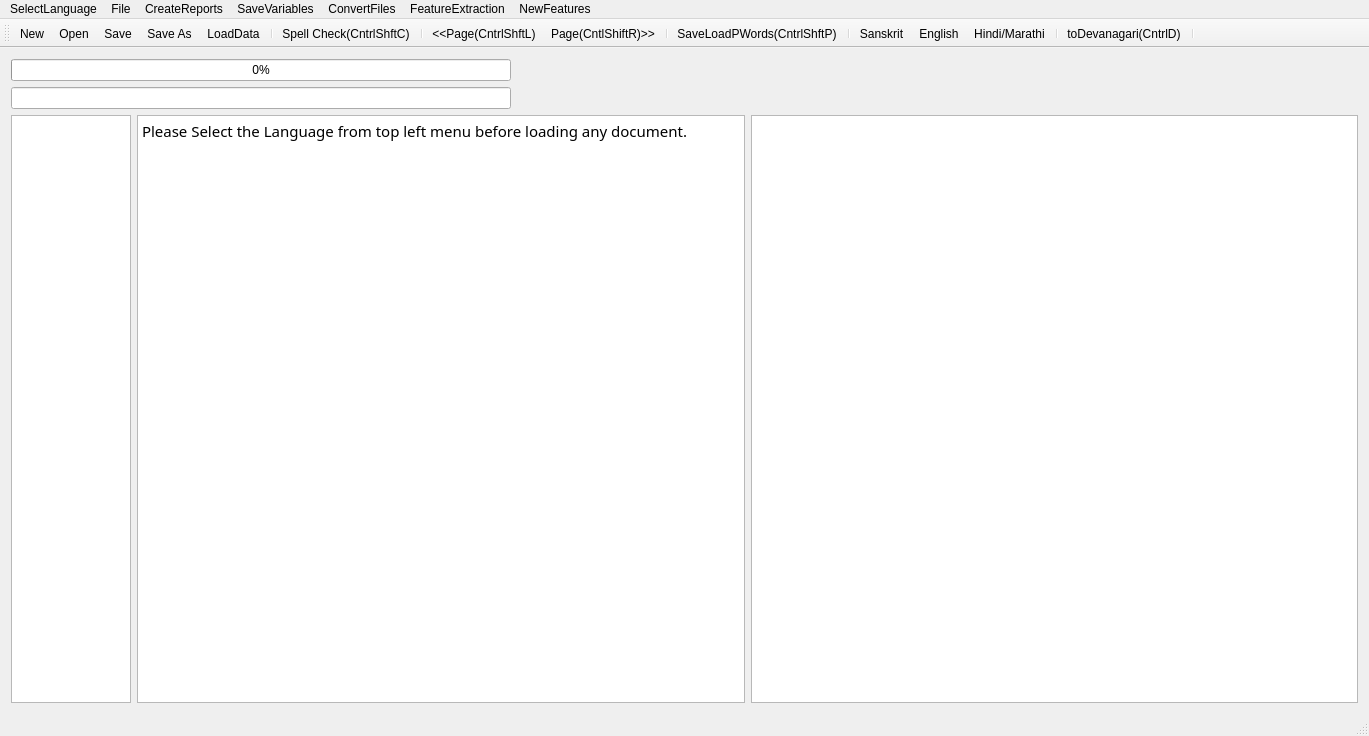
<?xml version="1.0" encoding="UTF-8"?>
<ui version="4.0">
 <class>MainWindow</class>
 <widget class="QMainWindow" name="MainWindow">
  <property name="geometry">
   <rect>
    <x>0</x>
    <y>0</y>
    <width>1369</width>
    <height>736</height>
   </rect>
  </property>
  <property name="mouseTracking">
   <bool>true</bool>
  </property>
  <property name="windowTitle">
   <string>MainWindow</string>
  </property>
  <widget class="QWidget" name="centralWidget">
   <layout class="QVBoxLayout" name="verticalLayout">
    <item>
     <widget class="QProgressBar" name="progressBar">
      <property name="maximumSize">
       <size>
        <width>500</width>
        <height>16777215</height>
       </size>
      </property>
      <property name="value">
       <number>0</number>
      </property>
      <property name="alignment">
       <set>Qt::AlignRight|Qt::AlignTrailing|Qt::AlignVCenter</set>
      </property>
     </widget>
    </item>
    <item>
     <widget class="QLineEdit" name="lineEdit">
      <property name="maximumSize">
       <size>
        <width>500</width>
        <height>16777215</height>
       </size>
      </property>
     </widget>
    </item>
    <item>
     <layout class="QHBoxLayout" name="horizontalLayout">
      <item>
       <widget class="QTextEdit" name="textEdit">
        <property name="maximumSize">
         <size>
          <width>120</width>
          <height>16777215</height>
         </size>
        </property>
        <property name="font">
         <font>
          <family>FreeSans</family>
          <italic>true</italic>
         </font>
        </property>
        <property name="sizeAdjustPolicy">
         <enum>QAbstractScrollArea::AdjustToContents</enum>
        </property>
        <property name="readOnly">
         <bool>true</bool>
        </property>
       </widget>
      </item>
      <item>
       <widget class="QTextBrowser" name="textBrowser">
        <property name="font">
         <font>
          <family>Shobhika</family>
          <pointsize>16</pointsize>
          <italic>false</italic>
         </font>
        </property>
        <property name="mouseTracking">
         <bool>true</bool>
        </property>
        <property name="sizeAdjustPolicy">
         <enum>QAbstractScrollArea::AdjustToContents</enum>
        </property>
        <property name="undoRedoEnabled">
         <bool>true</bool>
        </property>
        <property name="readOnly">
         <bool>false</bool>
        </property>
        <property name="html">
         <string>&lt;!DOCTYPE HTML PUBLIC &quot;-//W3C//DTD HTML 4.0//EN&quot; &quot;http://www.w3.org/TR/REC-html40/strict.dtd&quot;&gt;
&lt;html&gt;&lt;head&gt;&lt;meta name=&quot;qrichtext&quot; content=&quot;1&quot; /&gt;&lt;meta charset=&quot;utf-8&quot; /&gt;&lt;style type=&quot;text/css&quot;&gt;
p, li { white-space: pre-wrap; }
hr { height: 1px; border-width: 0; }
li.unchecked::marker { content: &quot;\2610&quot;; }
li.checked::marker { content: &quot;\2612&quot;; }
&lt;/style&gt;&lt;/head&gt;&lt;body style=&quot; font-family:'Shobhika'; font-size:16pt; font-weight:400; font-style:normal;&quot;&gt;
&lt;p style=&quot; margin-top:0px; margin-bottom:0px; margin-left:0px; margin-right:0px; -qt-block-indent:0; text-indent:0px;&quot;&gt;&lt;span style=&quot; font-family:'Ubuntu'; font-size:11pt;&quot;&gt;Please Select the Language from top left menu before loading any document.&lt;/span&gt;&lt;/p&gt;&lt;/body&gt;&lt;/html&gt;</string>
        </property>
        <property name="acceptRichText">
         <bool>true</bool>
        </property>
        <property name="textInteractionFlags">
         <set>Qt::LinksAccessibleByKeyboard|Qt::LinksAccessibleByMouse|Qt::TextBrowserInteraction|Qt::TextEditable|Qt::TextEditorInteraction|Qt::TextSelectableByKeyboard|Qt::TextSelectableByMouse</set>
        </property>
       </widget>
      </item>
      <item>
       <widget class="QGraphicsView" name="graphicsView">
        <property name="sizeAdjustPolicy">
         <enum>QAbstractScrollArea::AdjustIgnored</enum>
        </property>
        <property name="alignment">
         <set>Qt::AlignCenter</set>
        </property>
        <property name="dragMode">
         <enum>QGraphicsView::ScrollHandDrag</enum>
        </property>
        <property name="transformationAnchor">
         <enum>QGraphicsView::AnchorViewCenter</enum>
        </property>
        <property name="resizeAnchor">
         <enum>QGraphicsView::AnchorViewCenter</enum>
        </property>
       </widget>
      </item>
     </layout>
    </item>
   </layout>
   <zorder>lineEdit</zorder>
   <zorder>progressBar</zorder>
  </widget>
  <widget class="QMenuBar" name="menuBar">
   <property name="geometry">
    <rect>
     <x>0</x>
     <y>0</y>
     <width>1369</width>
     <height>24</height>
    </rect>
   </property>
   <widget class="QMenu" name="menuOCR_Correction_Window">
    <property name="title">
     <string>File</string>
    </property>
    <addaction name="actionNew"/>
    <addaction name="actionOpen"/>
    <addaction name="actionSave"/>
    <addaction name="actionSave_As"/>
    <addaction name="actionSpell_Check"/>
    <addaction name="actionLoad_Next_Page"/>
    <addaction name="actionLoad_Prev_Page"/>
    <addaction name="separator"/>
    <addaction name="actionLoadGDocPage"/>
    <addaction name="actionToDevanagari"/>
    <addaction name="actionLoadData"/>
    <addaction name="actionLoadDict"/>
    <addaction name="actionLoadOCRWords"/>
    <addaction name="actionLoadDomain"/>
    <addaction name="actionLoadSubPS"/>
    <addaction name="actionLoadConfusions"/>
    <addaction name="actionSugg"/>
    <addaction name="actionToSlp1"/>
   </widget>
   <widget class="QMenu" name="menuCreateReports">
    <property name="title">
     <string>CreateReports</string>
    </property>
    <addaction name="actionCreateBest2OCR"/>
    <addaction name="actionCreateSuggestionLog"/>
    <addaction name="actionCreateSuggestionLogNearestPriority"/>
    <addaction name="actionErrorDetectionRep"/>
    <addaction name="actionErrorDetectWithoutAdaptation"/>
    <addaction name="actionErrorDetectionRepUniq"/>
   </widget>
   <widget class="QMenu" name="menuSaveVariables">
    <property name="title">
     <string>SaveVariables</string>
    </property>
    <addaction name="actionCPair"/>
    <addaction name="actionPrimarySecOCRPair"/>
    <addaction name="actionCPairIEROcrVsCorrect"/>
    <addaction name="actionCPairGEROcrVsCorrect"/>
   </widget>
   <widget class="QMenu" name="menuConvertFiles">
    <property name="title">
     <string>ConvertFiles</string>
    </property>
    <addaction name="actionToSlp1_2"/>
    <addaction name="actionToDev"/>
    <addaction name="actionExtractDev"/>
    <addaction name="actionEditDistRep"/>
    <addaction name="actionConfusionFreqHist"/>
    <addaction name="actionFilterOutGT50EditDisPairs"/>
   </widget>
   <widget class="QMenu" name="menuFeatureExtraction">
    <property name="title">
     <string>FeatureExtraction</string>
    </property>
    <addaction name="actionPrepareFeatures"/>
   </widget>
   <widget class="QMenu" name="menuSelectLanguage">
    <property name="title">
     <string>SelectLanguage</string>
    </property>
    <addaction name="actionSanskrit"/>
    <addaction name="actionHindi"/>
    <addaction name="actionEnglish"/>
   </widget>
   <widget class="QMenu" name="menuNewFeatures">
    <property name="title">
     <string>NewFeatures</string>
    </property>
    <addaction name="actionBold_Unbold"/>
    <addaction name="actionSuperscript"/>
    <addaction name="actionSubscript"/>
   </widget>
   <addaction name="menuSelectLanguage"/>
   <addaction name="menuOCR_Correction_Window"/>
   <addaction name="menuCreateReports"/>
   <addaction name="menuSaveVariables"/>
   <addaction name="menuConvertFiles"/>
   <addaction name="menuFeatureExtraction"/>
   <addaction name="menuNewFeatures"/>
  </widget>
  <widget class="QToolBar" name="mainToolBar">
   <attribute name="toolBarArea">
    <enum>TopToolBarArea</enum>
   </attribute>
   <attribute name="toolBarBreak">
    <bool>false</bool>
   </attribute>
   <addaction name="actionNew"/>
   <addaction name="actionOpen"/>
   <addaction name="actionSave"/>
   <addaction name="actionSave_As"/>
   <addaction name="actionLoadData"/>
   <addaction name="separator"/>
   <addaction name="actionSpell_Check"/>
   <addaction name="separator"/>
   <addaction name="actionLoad_Prev_Page"/>
   <addaction name="actionLoad_Next_Page"/>
   <addaction name="separator"/>
   <addaction name="actionLoadGDocPage"/>
   <addaction name="separator"/>
   <addaction name="actionSanskrit"/>
   <addaction name="actionEnglish"/>
   <addaction name="actionHindi"/>
   <addaction name="separator"/>
   <addaction name="actionToDevanagari"/>
   <addaction name="separator"/>
  </widget>
  <widget class="QStatusBar" name="statusBar"/>
  <action name="actionOpen">
   <property name="icon">
    <iconset resource="AppResources.qrc">
     <normaloff>:/Images/open.png</normaloff>:/Images/open.png</iconset>
   </property>
   <property name="text">
    <string>Open</string>
   </property>
   <property name="shortcut">
    <string>Ctrl+O</string>
   </property>
  </action>
  <action name="actionSave">
   <property name="icon">
    <iconset resource="AppResources.qrc">
     <normaloff>:/Images/save.png</normaloff>:/Images/save.png</iconset>
   </property>
   <property name="text">
    <string>Save</string>
   </property>
   <property name="shortcut">
    <string>Ctrl+S</string>
   </property>
  </action>
  <action name="actionSave_As">
   <property name="icon">
    <iconset resource="AppResources.qrc">
     <normaloff>:/Images/save-as.png</normaloff>:/Images/save-as.png</iconset>
   </property>
   <property name="text">
    <string>Save As</string>
   </property>
   <property name="shortcut">
    <string>Ctrl+Shift+S</string>
   </property>
  </action>
  <action name="actionNew">
   <property name="icon">
    <iconset resource="AppResources.qrc">
     <normaloff>:/Images/New.png</normaloff>:/Images/New.png</iconset>
   </property>
   <property name="text">
    <string>New</string>
   </property>
   <property name="shortcut">
    <string>Ctrl+N</string>
   </property>
  </action>
  <action name="actionSpell_Check">
   <property name="text">
    <string>Spell Check(CntrlShftC)</string>
   </property>
   <property name="shortcut">
    <string>Ctrl+Shift+C</string>
   </property>
  </action>
  <action name="actionLoad_Next_Page">
   <property name="text">
    <string>Page(CntlShiftR)&gt;&gt;</string>
   </property>
   <property name="toolTip">
    <string>Page(CntlShiftR)&gt;&gt;</string>
   </property>
   <property name="shortcut">
    <string>Ctrl+Shift+R</string>
   </property>
  </action>
  <action name="actionLoad_Prev_Page">
   <property name="text">
    <string>&lt;&lt;Page(CntrlShftL)</string>
   </property>
   <property name="toolTip">
    <string>&lt;&lt;Page(CntrlShftL)</string>
   </property>
   <property name="shortcut">
    <string>Ctrl+Shift+L</string>
   </property>
  </action>
  <action name="actionLoadGDocPage">
   <property name="text">
    <string>Save&amp;LoadPWords(CntrlShftP)</string>
   </property>
   <property name="shortcut">
    <string>Ctrl+Shift+P</string>
   </property>
  </action>
  <action name="actionToDevanagari">
   <property name="text">
    <string>toDevanagari(CntrlD)</string>
   </property>
   <property name="shortcut">
    <string>Ctrl+D</string>
   </property>
  </action>
  <action name="actionLoadData">
   <property name="text">
    <string>LoadData</string>
   </property>
  </action>
  <action name="actionLoadDict">
   <property name="text">
    <string>LoadDict</string>
   </property>
  </action>
  <action name="actionLoadOCRWords">
   <property name="text">
    <string>LoadOCRWords</string>
   </property>
  </action>
  <action name="actionLoadDomain">
   <property name="text">
    <string>LoadDomain</string>
   </property>
  </action>
  <action name="actionLoadSubPS">
   <property name="text">
    <string>LoadSubPS</string>
   </property>
  </action>
  <action name="actionLoadConfusions">
   <property name="text">
    <string>LoadConfusions</string>
   </property>
  </action>
  <action name="actionSugg">
   <property name="text">
    <string>sugg</string>
   </property>
   <property name="shortcut">
    <string>Menu</string>
   </property>
  </action>
  <action name="actionCreateBest2OCR">
   <property name="text">
    <string>CreateBest2OCR</string>
   </property>
  </action>
  <action name="actionToSlp1">
   <property name="text">
    <string>toSlp1</string>
   </property>
   <property name="shortcut">
    <string>Ctrl+G</string>
   </property>
  </action>
  <action name="actionCreateSuggestionLog">
   <property name="text">
    <string>CreateSuggestionLog</string>
   </property>
  </action>
  <action name="actionCreateSuggestionLogNearestPriority">
   <property name="text">
    <string>CreateSuggestionLogNearestPriority</string>
   </property>
  </action>
  <action name="actionErrorDetectionRep">
   <property name="text">
    <string>ErrorDetectionRep</string>
   </property>
  </action>
  <action name="actionErrorDetectWithoutAdaptation">
   <property name="text">
    <string>ErrorDetectWithoutAdaptation</string>
   </property>
  </action>
  <action name="actionCPair">
   <property name="text">
    <string>CPair</string>
   </property>
  </action>
  <action name="actionToSlp1_2">
   <property name="text">
    <string>toSlp1</string>
   </property>
  </action>
  <action name="actionToDev">
   <property name="text">
    <string>toDev</string>
   </property>
  </action>
  <action name="actionExtractDev">
   <property name="text">
    <string>ExtractDevWords</string>
   </property>
   <property name="toolTip">
    <string>ExtractDevWords</string>
   </property>
  </action>
  <action name="actionPrimarySecOCRPair">
   <property name="text">
    <string>PrimarySecOCRPairs</string>
   </property>
  </action>
  <action name="actionCPairIEROcrVsCorrect">
   <property name="text">
    <string>CPairIEROcrVsCorrect</string>
   </property>
  </action>
  <action name="actionEditDistRep">
   <property name="text">
    <string>EditDistRep</string>
   </property>
  </action>
  <action name="actionConfusionFreqHist">
   <property name="text">
    <string>ConfusionFreqHist</string>
   </property>
  </action>
  <action name="actionCPairGEROcrVsCorrect">
   <property name="text">
    <string>CPairGEROcrVsCorrect</string>
   </property>
  </action>
  <action name="actionFilterOutGT50EditDisPairs">
   <property name="text">
    <string>FilterOutGT50EditDisPairs</string>
   </property>
  </action>
  <action name="actionPrepareFeatures">
   <property name="text">
    <string>PrepareFeatures</string>
   </property>
  </action>
  <action name="actionErrorDetectionRepUniq">
   <property name="text">
    <string>ErrorSuggRepUniq</string>
   </property>
  </action>
  <action name="actionSanskrit">
   <property name="text">
    <string>Sanskrit</string>
   </property>
  </action>
  <action name="actionHindi">
   <property name="text">
    <string>Hindi/Marathi</string>
   </property>
  </action>
  <action name="actionEnglish">
   <property name="text">
    <string>English</string>
   </property>
   <property name="toolTip">
    <string>English</string>
   </property>
  </action>
  <action name="actionBold_Unbold">
   <property name="text">
    <string>Bold/Unbold</string>
   </property>
  </action>
  <action name="actionSuperscript">
   <property name="text">
    <string>Superscript</string>
   </property>
  </action>
  <action name="actionSubscript">
   <property name="text">
    <string>Subscript</string>
   </property>
  </action>
 </widget>
 <layoutdefault spacing="6" margin="11"/>
 <tabstops>
  <tabstop>textBrowser</tabstop>
  <tabstop>graphicsView</tabstop>
 </tabstops>
 <resources>
  <include location="AppResources.qrc"/>
 </resources>
 <connections/>
</ui>
